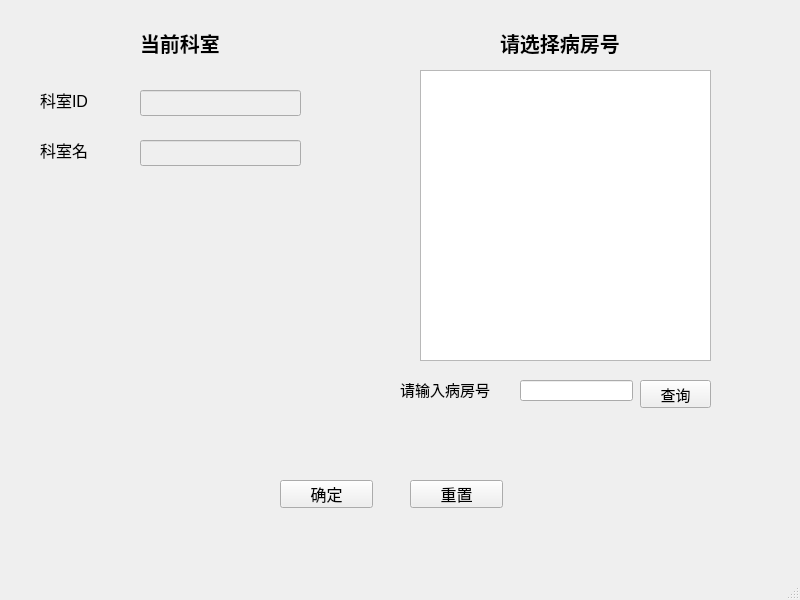
<?xml version="1.0" encoding="UTF-8"?>
<ui version="4.0">
 <class>display_sickrooms</class>
 <widget class="QMainWindow" name="display_sickrooms">
  <property name="geometry">
   <rect>
    <x>0</x>
    <y>0</y>
    <width>800</width>
    <height>600</height>
   </rect>
  </property>
  <property name="font">
   <font>
    <pointsize>9</pointsize>
   </font>
  </property>
  <property name="windowTitle">
   <string>Sickroom</string>
  </property>
  <property name="windowIcon">
   <iconset resource="image.qrc">
    <normaloff>:/new/prefix1/icon.png</normaloff>:/new/prefix1/icon.png</iconset>
  </property>
  <widget class="QWidget" name="centralwidget">
   <property name="styleSheet">
    <string notr="true">#centralwidget{
border-image:url(:/new/prefix1/sickroom.jpg);
}</string>
   </property>
   <widget class="QTableView" name="tableView">
    <property name="geometry">
     <rect>
      <x>420</x>
      <y>70</y>
      <width>291</width>
      <height>291</height>
     </rect>
    </property>
   </widget>
   <widget class="QLabel" name="label">
    <property name="geometry">
     <rect>
      <x>500</x>
      <y>30</y>
      <width>156</width>
      <height>25</height>
     </rect>
    </property>
    <property name="font">
     <font>
      <pointsize>15</pointsize>
      <weight>75</weight>
      <bold>true</bold>
     </font>
    </property>
    <property name="text">
     <string>请选择病房号</string>
    </property>
   </widget>
   <widget class="QPushButton" name="pushButton">
    <property name="geometry">
     <rect>
      <x>280</x>
      <y>480</y>
      <width>93</width>
      <height>28</height>
     </rect>
    </property>
    <property name="font">
     <font>
      <pointsize>12</pointsize>
     </font>
    </property>
    <property name="text">
     <string>确定</string>
    </property>
   </widget>
   <widget class="QPushButton" name="pushButton_search_sickroom_id">
    <property name="geometry">
     <rect>
      <x>640</x>
      <y>380</y>
      <width>71</width>
      <height>28</height>
     </rect>
    </property>
    <property name="font">
     <font>
      <pointsize>11</pointsize>
     </font>
    </property>
    <property name="text">
     <string>查询</string>
    </property>
   </widget>
   <widget class="QLineEdit" name="lineEdit_sickroom_id">
    <property name="geometry">
     <rect>
      <x>520</x>
      <y>380</y>
      <width>113</width>
      <height>21</height>
     </rect>
    </property>
    <property name="font">
     <font>
      <pointsize>11</pointsize>
     </font>
    </property>
    <property name="maxLength">
     <number>10</number>
    </property>
    <property name="clearButtonEnabled">
     <bool>true</bool>
    </property>
   </widget>
   <widget class="QLabel" name="label_5">
    <property name="geometry">
     <rect>
      <x>400</x>
      <y>380</y>
      <width>108</width>
      <height>18</height>
     </rect>
    </property>
    <property name="font">
     <font>
      <pointsize>11</pointsize>
     </font>
    </property>
    <property name="text">
     <string>请输入病房号</string>
    </property>
   </widget>
   <widget class="QPushButton" name="pushButton_reset">
    <property name="geometry">
     <rect>
      <x>410</x>
      <y>480</y>
      <width>93</width>
      <height>28</height>
     </rect>
    </property>
    <property name="font">
     <font>
      <pointsize>12</pointsize>
     </font>
    </property>
    <property name="text">
     <string>重置</string>
    </property>
   </widget>
   <widget class="QLabel" name="label_2">
    <property name="geometry">
     <rect>
      <x>140</x>
      <y>30</y>
      <width>104</width>
      <height>25</height>
     </rect>
    </property>
    <property name="font">
     <font>
      <pointsize>15</pointsize>
      <weight>75</weight>
      <bold>true</bold>
     </font>
    </property>
    <property name="text">
     <string>当前科室</string>
    </property>
   </widget>
   <widget class="QLabel" name="label_3">
    <property name="geometry">
     <rect>
      <x>40</x>
      <y>90</y>
      <width>60</width>
      <height>20</height>
     </rect>
    </property>
    <property name="font">
     <font>
      <pointsize>12</pointsize>
     </font>
    </property>
    <property name="text">
     <string>科室ID</string>
    </property>
   </widget>
   <widget class="QLabel" name="label_4">
    <property name="geometry">
     <rect>
      <x>40</x>
      <y>140</y>
      <width>60</width>
      <height>20</height>
     </rect>
    </property>
    <property name="font">
     <font>
      <pointsize>12</pointsize>
     </font>
    </property>
    <property name="text">
     <string>科室名</string>
    </property>
   </widget>
   <widget class="QLineEdit" name="LINE_DEPARTMENT_ID">
    <property name="enabled">
     <bool>false</bool>
    </property>
    <property name="geometry">
     <rect>
      <x>140</x>
      <y>90</y>
      <width>161</width>
      <height>26</height>
     </rect>
    </property>
    <property name="font">
     <font>
      <pointsize>12</pointsize>
     </font>
    </property>
   </widget>
   <widget class="QLineEdit" name="LINE_DEPARTMENT_NAME">
    <property name="enabled">
     <bool>false</bool>
    </property>
    <property name="geometry">
     <rect>
      <x>140</x>
      <y>140</y>
      <width>161</width>
      <height>26</height>
     </rect>
    </property>
    <property name="font">
     <font>
      <pointsize>12</pointsize>
     </font>
    </property>
   </widget>
  </widget>
  <widget class="QMenuBar" name="menubar">
   <property name="geometry">
    <rect>
     <x>0</x>
     <y>0</y>
     <width>800</width>
     <height>26</height>
    </rect>
   </property>
  </widget>
  <widget class="QStatusBar" name="statusbar"/>
 </widget>
 <resources>
  <include location="image.qrc"/>
 </resources>
 <connections/>
</ui>
